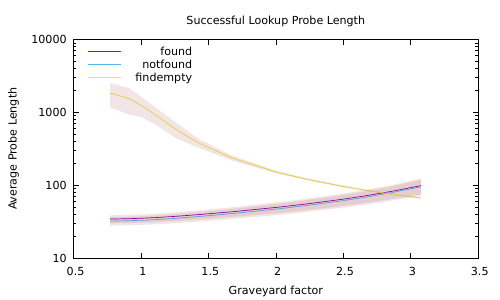

Write gnuplot code to recreate this figure.
set terminal pdf
set key top left reverse
set xlabel "Graveyard factor"

## TODO: Can I make a second scale with X for the x axis?

set ylabel "Average Probe Length"

set log y

# Data:

# 1 Graveyard-factor
# 2 found-mean
# 3 found-sigma
# 4 notfound-mean
# 5 notfound-sigma
# 6 findempty-mean
# 7 findempty-sigma

set output "vary-tombstones.pdf"
set title "Successful Lookup Probe Length"
plot "vary-tombstones.data"\
     using 1:2 with lines title "found",\
  "" using 1:($2-2*$3):($2+2*$3) with filledcurve linecolor rgb "#800000" fs transparent solid 0.1 notitle,\
  "" using 1:4 with lines title "notfound",\
  "" using 1:($4-2*$5):($4+2*$5) with filledcurve linecolor rgb "#800000" fs transparent solid 0.1 notitle,\
  "" using 1:6 with lines title "findempty",\
  "" using 1:($6-2*$7):($6+2*$7) with filledcurve linecolor rgb "#800000" fs transparent solid 0.1 notitle,\

